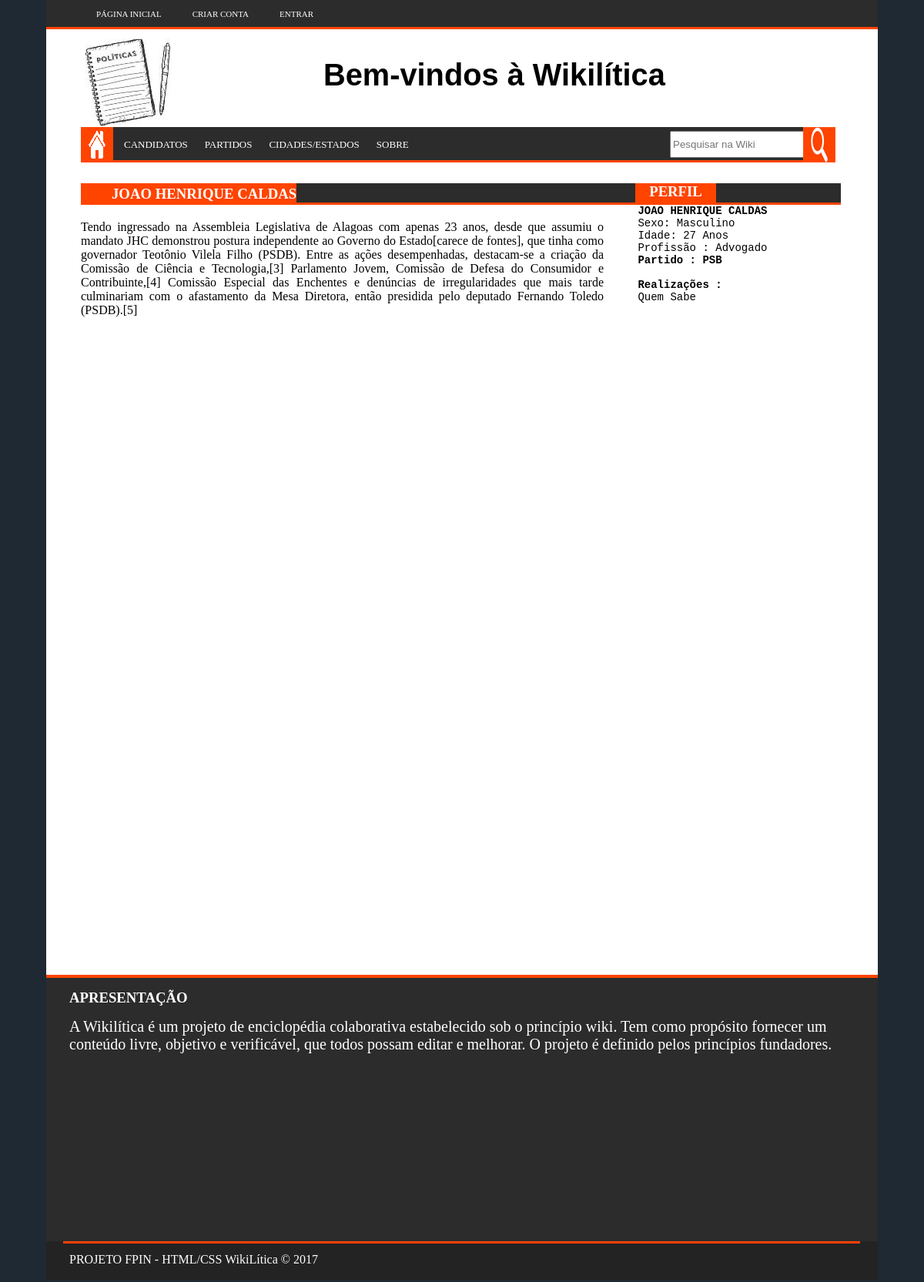
/candidato.php?cand_id=6, run on the app's committed database.
### tables this page shows
CREATE TABLE `candidato` (
  `cand_id` int(11) NOT NULL,
  `cand_name` varchar(100) NOT NULL,
  `cand_sex` int(11) DEFAULT NULL,
  `cand_age` varchar(20) NOT NULL,
  `cand_job` varchar(100) DEFAULT NULL,
  `cand_part` varchar(100) DEFAULT NULL,
  `cand_work` text,
  `cand_hist` text NOT NULL,
  `cand_prop` varchar(200) NOT NULL,
  `cand_idea` varchar(200) DEFAULT NULL,
  `cand_source` varchar(300) NOT NULL,
  `cand_city` varchar(60) NOT NULL
);

### candidato.php (the view, shortened to what this page needs)
<?php
	include ('conf.php');
	$cand_id = $_GET['cand_id'];
	$select = "SELECT * FROM candidato WHERE cand_id = $cand_id";
	$sql = mysqli_query($connection, $select);
	while($line = mysqli_fetch_array($sql)){
		$cand_name = $line['cand_name'];
		$cand_sex = $line['cand_sex'];
		$cand_age = $line['cand_age'];
		$cand_job = $line['cand_job'];
		$cand_part = $line['cand_part'];
		$cand_work = $line['cand_work'];
		$cand_hist = $line['cand_hist'];
	};
?>
<html>
	<head>
		<link rel="stylesheet" type="text/css" href="css/style.css">
		<link rel="stylesheet" type="text/css" href="css/styleCandidato_ok.css">
	</head>
	<body>
		<section id="tudo">
			<section id="geral">
				<header>
					<menu>
						<a href="usuariologado.php" class="item">PÁGINA INICIAL</a>
						<a href="#myBtn" class="item" id="myBtn">CRIAR CONTA</a>
						<a href="#myBtn2" class="item" id="myBtn2">ENTRAR</a>
					</menu>
					<div id="logo">
						<a href="usuariologado.php" > <img src="image/logotipo.png" class="logo"> </a>
					</div>
					<div id="ad">
						<h1 id="titulo">Bem-vindos à Wikilítica</h1>
					</div>
					<nav id="barra1">
						<a href="usuariologado.php" class="item3"> <img src="image/home.png" class="home"> </a>
						<a href="candidatos.php" class="item2">CANDIDATOS</a>
						<a href="partidos.php" class="item2">PARTIDOS</a>
						<a href="cidadeestado.php" class="item2">CIDADES/ESTADOS</a>
						<a href="sobre.html" class="item2">SOBRE</a>
						<a href="" class="item2"></a>
						<a href="" class="item2"></a>
						<a href="" class="item2"></a>
						<a href="" class="item2"></a>
						<form name="" method="" action="">
							<input type="search" name="search" placeholder="Pesquisar na Wiki" title="Pesquisar" id="pesqInput" tabindex="1" autocomplete="off">
							<input type="image" src="image/lupa.png" width="42px" height="46px" class="item4" onClick="this.form.submit()">
						</form>
				    </nav>
				</header>
				<section id="meio">
					<section id="esquerda">
						<nav id="barra2">
							 <h3 class="recent" > <?php echo $cand_name ?></h3>
						</nav>
						<nav id="barra3"> <a href="#myBtn3" class="edit" id="myBtn3">Editar</a> </nav>
						<article id="artigo1">
								<div class="textocand"> <p> <?php echo $cand_hist ?> </p>
								</div>
						</article>
					</section>
					<section id="direita">
						<nav id="barra4">
							<h3 class="perfil"> PERFIL </h3>
						</nav>
						<nav id="barra5"> </nav>
						<div id="face">
							<pre class="info"> <b><?php echo $cand_name ?></b><br /> <?php if($cand_sex == 1)echo 'Sexo: Masculino';else 'Sexo: Feminino'; ?> <br /> Idade: <?php echo $cand_age ?> <br /> Profissão : <?php echo $cand_job ?> <b><br /> Partido : <?php echo $cand_part ?></b><br/><b><br /> Realizações :</b><br/> <?php echo $cand_work ?> </pre>
					    </div>
					</section>
				</section>
			</section>
			<footer>
				<h3 class="txt1">APRESENTAÇÃO</h3>
				<div class="about">
					A Wikilítica é um projeto de enciclopédia colaborativa
					estabelecido sob o princípio wiki.
					Tem como propósito fornecer um conteúdo livre, objetivo e verificável​​,
					que todos possam editar e melhorar.
					O projeto é definido pelos princípios fundadores.
				</div>
				<div id="rodape">
					<div class ="txt2">
						PROJETO FPIN - HTML/CSS WikiLítica © 2017
					</div>
					<div class="borda">
					</div>
				</div>
			</footer>
		</section>
	</body>
</html>

### css/style.css (style rules this page uses)
* { margin: 0 auto; }
body { background-color: #1e2934; }
#tudo { width:1080px; height: 1000px; margin: 0 auto; background:none; }
#geral { width:1080px; min-height: 1250px; float:left; background:white; }
header { float:left; width: 1080px; height: 35px; background:#2c2c2c; border-bottom: 3px solid #ff4400; margin:0 0 0 0; }
menu { width:1040px; height:35px; background:none; float:left; }
a.item { float: left; margin : 12px 15px 0 25px; color:#ffffff; text-decoration : none; font-size: 11px; font-family : 'Oswald'; }
#logo { float:left; width:150px; height:58px; margin:15px 0 0 50px; }
#ad { float: right; width:728px; height: 90px; margin:20px 42px 0 0; font-family: sans-serif; font-size: 34px; }
#titulo { float: left; margin: 20px 50px; }
a.item2 { float: left; min-width: 33px; min-height: 15px; font-size : 13px; text-decoration : none; color:#ffffff; margin: 15px 8px 0px 14px; }
a.item3 { float: left; }
input.item4 { float: right; margin: 0px -215px 0 0; }
#pesqInput { float: right; margin: 5px 0px; height: 35px; }
#barra1 { float: left; width: 950px; height: 43px; background: #2c2c2c; margin: 20px 26px 30px 45px; border-bottom : 3px solid #ff4400; }
#barra2 { float: left; min-width: 200px; height: 28px; background: #ff4400; text-align: center; margin: 200px 0 0 45px; }
h3.recent { color: #ffffff; margin: 3px 0px 0px 40px; text-decoration: none; font-family : 'Oswald'; }
#barra3 { float: left; min-width: 500px; height: 25px; background: #2c2c2c; text-align : center; margin: 200px 0 0 0px; border-bottom : 3px solid #ff4400; }
#direita { background: none; height: 1000px; width: 360px; float: right; margin: -184.5px 0 0 0; }
#barra4 { float: left; min-width: 105px; height: 28px; background: #ff4400; text-align : center; margin:-27.5px 0 0 45px; }
#barra5 { float: left; min-width: 162px; height: 25px; background: #2c2c2c; text-align : center; margin: -27.5px 0 0 0px; border-bottom : 3px solid #ff4400; }
.recent { float: left; color: #ffffff; margin: 5px 0 0 11.5px; text-decoration: none; font-family : 'Oswald'; text-align : center; }
#artigo1 { float: left; width: 679px; height: 184px; background: none; margin: 0 0 0 45px; }
footer { display: block; float:left; width: 1080px; height: 342px; border-top: 4px solid #ff4400; background: #2c2c2c; font-family: 'Oswald'; }
h3.txt1 { color:#ffffff; float: left; margin : 15px 0px 0px 30px; font-family : 'Oswald'; }
#rodape { width: 1080; height: 50px; background: #232323; margin: 342px 0 0 0; }
.borda { width : 1035; height: 50px; background: none; margin: 342px 0px 0 22px; border-top: 3px solid #ff4000; }
.txt2 { float: left; margin: 15px 0 0px 30px; color: #ffffff; font-family : 'Oswald'; }
div.about { color:#ffffff; float: left; margin : 15px 0px 0px 30px; font-family : 'Oswald'; font-size: 20px; }
a:link { text-decoration:none; }
a:link:not(.item2):not(.item):not(.edit) { color: inherit; }
div.textocand { float: left; margin: 20px 0px 20px 0px; text-align: justify; }

### css/styleCandidato_ok.css (style rules this page uses)
.edit { float: right; margin: 3px; color: #F2FFF2; }
.perfil { color: #ffffff; text-decoration: none; font-family : 'Oswald'; text-align: center; }
.info { float: left; margin : 0px 0px 30px 40px; font-size: 14px; }

### data on the page
candidato: cand_name "JOAO HENRIQUE CALDAS", cand_hist "Tendo ingressado na Assembleia Legislativa de Alagoas com apenas 23 anos, desde que assumiu o mandato JHC demonstrou postura independente ao Governo do Estado[carece de fontes], que tinha como governador Teotônio Vilela Filho (PSDB). Entre as ações desempenhadas, destacam-se a criação da Comissão de Ciência e Tecnologia,[3] Parlamento Jovem, Comissão de Defesa do Consumidor e Contribuinte,[4] Comissão Especial das Enchentes e denúncias de irregularidades que mais tarde culminariam com o afastamento da Mesa Diretora, então presidida pelo deputado Fernando Toledo (PSDB).[5]", cand_age "27 Anos", cand_job "Advogado", cand_part "PSB", cand_work "Quem Sabe"
